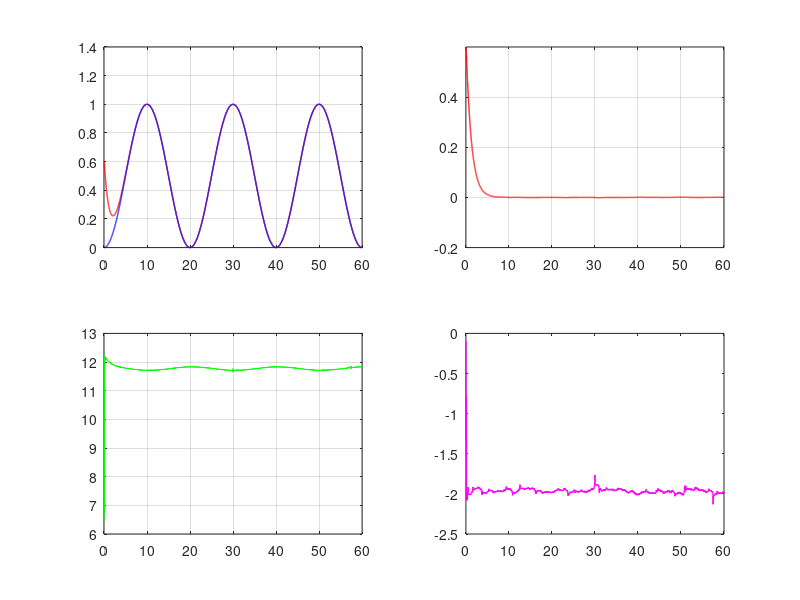

Here is the MATLAB script that generated this plot: (Note: this script raises an error after producing the figure.)
clear all;
clc;

tic;

function y = sat(s,phi)
	if (abs(s/phi) < 1)
		y = s/phi;
	else
		y = s/abs(s);
    end
end

function y = edo(t, xp, x, u) 
	m = 1.2; 
	c = 0.4;
    g = 9.81;
	y = (u - c*xp*abs(xp) - m*g)/m;
end

function [xp,x] = rk4_2(t,h,u,xp,x)
	k11 = h*edo(t, xp, x, u);
	k12 = h*xp;
	k21 = h*edo(t + h/2, xp + k11/2, x + k12/2, u);
	k22 = h*(xp + k11/2);
	k31 = h*edo(t + h/2, xp + k21/2, x + k22/2, u);
	k32 = h*(xp + k21/2);
	k41 = h*edo(t + h, xp + k31, x + k32, u);
	k42 = h*(xp + k31);
	xp = xp + (k11 + 2*k21 + 2*k31 + k41)/6;
	x = x + (k12 + 2*k22 + 2*k32 + k42)/6;
end

ti = 0;
tf = 60;
csr = 100;
cst = 1/csr;
ssr = 200;
sst = 1/ssr;
t = ti:cst:tf;

jf = uint64(tf*csr+1);%converter para inteiro
kf = uint64(ssr/csr);

z = zeros(1,jf);
zp = zeros(1,jf);
y = 0.6;
yp = 0;
u = 0.0;

m_est = 1.0;
g = 9.81;
lambda = 0.8;
eta = 3.0;
phi = 0.1;

ds = 0.0;
std_ds = 0.0;
sigma_n = 0.2;
ell = 0.02;
n = 1;
Nw = 100;

fl_gpr = 1.0;%0.0 if without gpr

for j = 1:jf
    z(j) = y;
    zp(j) = yp;
    zd = 0.5*(1 - cos(0.1*pi*t(j)));
    zdm(j) = zd;
    zpd = 0.5*0.1*pi*sin(0.1*pi*t(j));
    zpdm(j) = zpd;
    zppd = 0.5*0.01*pi*pi*cos(0.1*pi*t(j));
    e(j) = z(j) - zd;
    ep(j) = zp(j) - zpd;
    s(j) = ep(j) + lambda*e(j);

    if fl_gpr == 1.0
        if n <= Nw
            Yp(n) = s(j);
            d(n) = m_est*edo(t(j), zp(j), z(j), u(max(1,j-1))) + m_est*g - u(max(1,j-1)) + sigma_n*randn(1); %"fake" desired output
        else
            Yp = circshift(Yp, -1);
            d = circshift(d, -1);
            Yp(Nw) = s(j);
            d(Nw) = m_est*edo(t(j), zp(j), z(j), u(max(1,j-1))) + m_est*g - u(max(1,j-1)) + sigma_n*randn(1); %"fake" desired output
        end
        k_XX = exp(-bsxfun(@minus,Yp',Yp).^2/(2*ell^2)); %matrix of covarience NxN - using all the training set
        aux = inv(k_XX + sigma_n^2*eye(min(n,Nw))); %inverse of covariance matrix with term to avoid det(x) = 0
        k_xX = exp(-bsxfun(@minus,s(j)',Yp).^2/(2*ell^2)); %vector that relates the input and training set
        ds = k_xX*aux*d'; %eq. 2.23
        std_ds = sqrt(1 - k_xX*aux*k_xX');%eq. 2.24 - taking square root to calculate standard deviation
    end
    vds(n)=ds;
    vstd_ds(n) = std_ds;

    kappa = eta + fl_gpr*(2*std_ds+abs(ds));
    u(j) = m_est*(zppd-lambda*ep(j)) + m_est*g - fl_gpr*ds - kappa*sat(s(j),phi);
    st = t(j);
    for k = 1:kf
      [yp,y] = rk4_2(st,sst,u(j),yp,y);
      st = st + sst;
    end

    n = n + 1;
end

% Create a 2x2 grid of subplots
figure;

% First subplot: Sine wave
subplot(2, 2, 1); % 2 rows, 2 columns, position 1
plot(t, z, 'r-', 'LineWidth', 1.0);
hold;
plot(t, zdm, 'b-', 'LineWidth', 1.0);
grid on;

% Second subplot: Cosine wave
subplot(2, 2, 2); % 2 rows, 2 columns, position 2
plot(t, e, 'r-', 'LineWidth', 1.0);
ylim([-0.2 0.6]);
grid on;

% Third subplot: Tangent wave
subplot(2, 2, 3); % 2 rows, 2 columns, position 3
plot(t, u, 'g-', 'LineWidth', 1.0);
grid on;

% Fourth subplot: Exponential
subplot(2, 2, 4); % 2 rows, 2 columns, position 4
plot(t, vds, 'm-', 'LineWidth', 1.0);
hold;
fill([t, fliplr(t)], [vds+2*vstd_ds, slidi(vds-2*vstd_ds)], 'b', ...
     'FaceAlpha', 0.2, 'EdgeColor', 'none');
grid on;

toc;